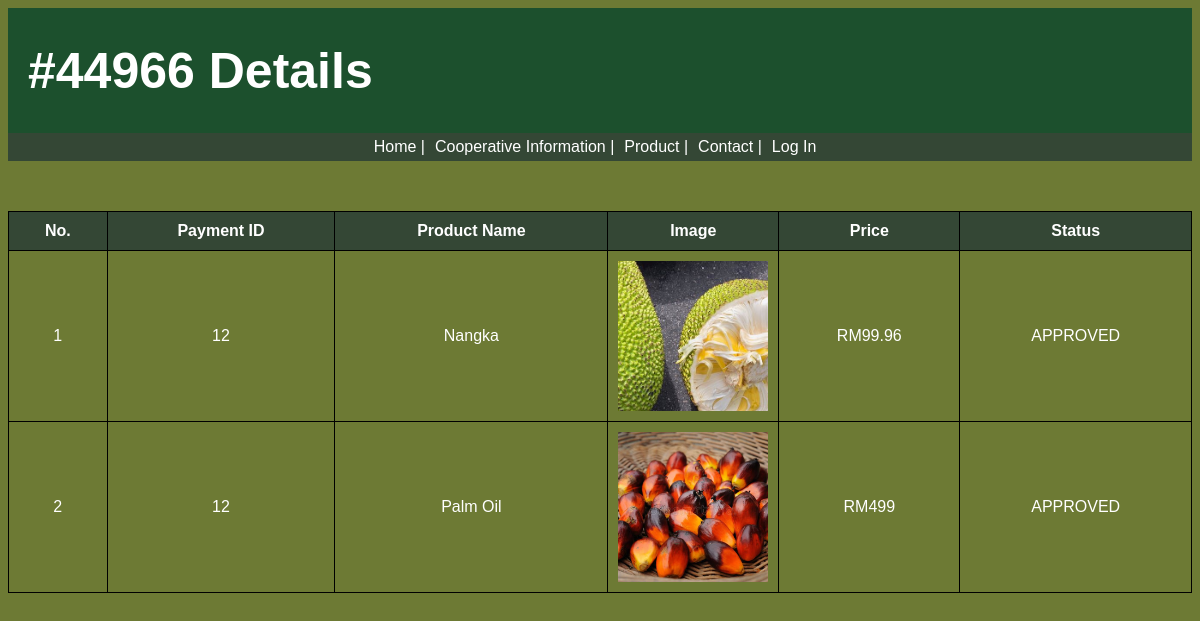
Page /view-invoice.php?orderID=44966 on the committed database.
### tables this page shows
CREATE TABLE `tblorder` (
  `id` int(11) NOT NULL,
  `orderID` char(5) NOT NULL,
  `userID` int(11) NOT NULL,
  `productID` int(11) NOT NULL,
  `quantity` int(11) NOT NULL,
  `totalamount` float NOT NULL,
  `PostingDate` timestamp NULL DEFAULT current_timestamp(),
  `status` varchar(255) NOT NULL,
  `paymentId` int(11) NOT NULL
);

CREATE TABLE `tblpayment` (
  `paymentId` int(11) NOT NULL,
  `orderID` char(5) NOT NULL,
  `fullName` varchar(255) DEFAULT NULL,
  `email` varchar(255) DEFAULT NULL,
  `address` varchar(255) DEFAULT NULL,
  `city` varchar(100) DEFAULT NULL,
  `state` varchar(100) DEFAULT NULL,
  `zip` varchar(20) DEFAULT NULL,
  `name_OC` varchar(255) DEFAULT NULL,
  `cc_num` varchar(16) DEFAULT NULL,
  `exp_month` int(11) DEFAULT NULL,
  `exp_year` int(11) DEFAULT NULL,
  `cvv` varchar(4) DEFAULT NULL,
  `totalprice` float NOT NULL
);

CREATE TABLE `product_stock` (
  `productID` int(11) NOT NULL,
  `productName` varchar(255) NOT NULL,
  `price` float NOT NULL,
  `quantity` int(11) NOT NULL,
  `image_path` varchar(255) NOT NULL
);

### view-invoice.php (the view, shortened to what this page needs)
<?php
    include("db.php");
    include("functions.php");
?>
<!DOCTYPE html>
<html lang="en">
<head>
</head>
<body>
    <div class="container">
        <div class="nav-bar">
            <div class="nav-bar-content">
                <div class="title">
                    <h1><?php echo "#{$_GET['orderID']} Details"; ?></h1>
                </div>
            </div>
            <div class="nav-bar-list">
                <ul>
                    <li><a href="home-page.php">Home |</a></li>
                    <li><a href="Cooperative-Information.php">Cooperative Information |</a></li>
                    <li><a href="product.php"> Product |</a></li>
                    <li><a href="Contact.php">Contact |</a></li>
                    <?php echo generateNavigationLink(); ?>
                </ul>
            </div>
        </div>
        <div class="table-cart">
            <table>
                <tr>
                    <th>No.</th>
                    <th>Payment ID</th>
                    <th>Product Name</th>
                    <th>Image</th>
                    <th>Price</th>
                    <th>Status</th>
                </tr>
                    <?php
                        $orderID = $_GET['orderID'];
                        $sql = "SELECT tp.fullName, tp.paymentID, tos.orderID, tos.status, tos.quantity, tos.productID, ps.productName, ps.image_path, ps.price
                        FROM tblpayment tp
                        JOIN tblorder tos ON tp.orderID = tos.orderID
                        JOIN product_stock ps ON tos.productID = ps.productID
                        WHERE tos.orderID = '$orderID'";
                        $result  = mysqli_query($conn,$sql);
                        $counter = 1;
                        if($result->num_rows >0){
                            while($row = $result->fetch_assoc()){
                                $totalPrice = $row['quantity'] * $row['price'];
                                echo "<tr>";
                                echo "<td>{$counter}</td>";
                                echo "<td>" . $row['paymentID'] . "</td>";
                                echo "<td >" . $row['productName'] . "</td>";
                                echo "<td class='image-cell'><img src='./image/" . $row['image_path'] . "' alt='Product Image' width='100%' height='100%'></td>";
                                echo "<td>RM" . $totalPrice . "</td>";
                                echo "<td >" . $row['status'] . "</td>";
                                echo "</tr>";
                                $counter++;
                            }
                        }
                    ?>
            </table>
        </div>
    </div>
</body>
</html>

### view-invoice.php (style rules this page uses)
.nav-bar-content { display: flex; justify-content: flex-start; align-items: flex-start; background-color: #1c502d; }
.nav-bar-list { display: flex; justify-content: center; background-color: #344735; }
h1 { margin-left: 20px; font-size: 50px; color: white; }
ul { display: flex; list-style-type: none; padding: 0; margin-top: 5px; margin-bottom: 5px; }
li { margin-right: 10px; padding: 0; }
a { text-decoration: none; color: white; }
.table-cart { display: flex; justify-content: center; overflow-x: auto; }
table { width: 100%; margin-top: 50px; }
table,tr,td,th { border: 1px solid black; border-collapse: collapse; text-align: center; }
tr { color: white; }
th, td { padding: 10px; }
th { background-color: #344735; color: white; }
.table-cart td.image-cell { width: 150px; height: 150px; }
.table-cart img { display: block; width: 100%; height: 100%; object-fit: cover; }
body { background-color: rgb(109, 122, 52); font-family: Arial, Helvetica, sans-serif; }

### rows in the picture
tblorder: paymentId.paymentId "12", productID.productName "Nangka", productID.image_path (picture), quantity.price "99.96", status "APPROVED"
tblorder: paymentId.paymentId "12", productID.productName "Palm Oil", productID.image_path (picture), productID.price "499", status "APPROVED"

### other values in the picture
$_GET['orderID'] "44966"
